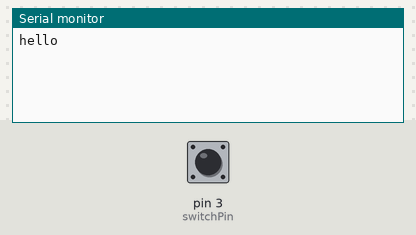
Bench run of a sketch on a simulated Arduino Uno, built with avr-gcc and run on an emulated ATmega328P. Shown: the last lines printed to the serial monitor. Inputs (shaded band) come from the test bench; at power-on: pin 3 (switchPin) HIGH.

Above: at 1.2 s.
1.3 s: pin 3 (switchPin) pulled LOW for 0.15 s
At 2.1 s:
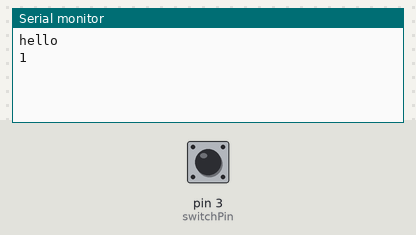
2.9 s: pin 3 (switchPin) pulled LOW for 1 s
At 4.6 s:
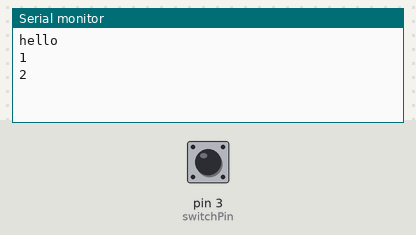
5.4 s: pin 3 (switchPin) pulled LOW for 0.15 s
At 6.4 s:
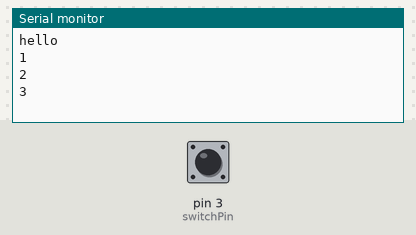

Measured:
- after the input at 1.3 s, the serial monitor: prints a new line after 0.15 s (image 1)
- after the input at 2.9 s, the serial monitor: prints a new line after 1.0 s (image 2)
- after the input at 5.4 s, the serial monitor: prints a new line after 0.15 s (image 3)

The sketch:

buttonCounter.ino
```cpp
int switchPin = 3;
int i = 0;

void setup() {
  pinMode(switchPin, INPUT_PULLUP);
  Serial.begin(500000);
  Serial.println("hello");
}
void loop() {
  while (digitalRead(switchPin) == HIGH) {}
  i = i + 1;  //count number of button pushes
  while (digitalRead(switchPin) == LOW) {}
  Serial.println(i);
}
```
